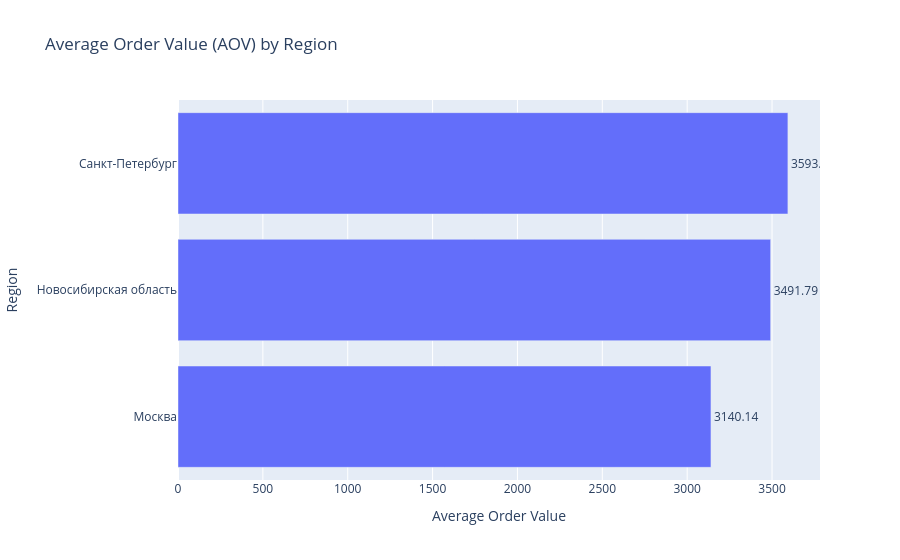

Notebook cell for this chart:
### Code cell
fig = px.bar(
    df.sort_values("aov_region", ascending=True),
    x="aov_region",
    y="region",
    orientation="h",
    title="Average Order Value (AOV) by Region",
    labels={
        "aov_region": "Average Order Value",
        "region": "Region"
    },
    text="aov_region"
)

fig.update_traces(texttemplate="%{text:.2f}", textposition="outside")

fig.show()

### Figure 1 — Plotly figure (JSON) as saved in the notebook; plotly's stock layout.template omitted (floating-point values rounded to 4 significant figures)
{"data": [{"hovertemplate": "Average Order Value=%{text}<br>Region=%{y}<extra></extra>", "legendgroup": "", "marker": {"color": "#636efa", "pattern": {"shape": ""}}, "name": "", "orientation": "h", "showlegend": false, "text": [3140.0, 3492.0, 3593.0], "textposition": "outside", "texttemplate": "%{text:.2f}", "type": "bar", "x": [3140.0, 3492.0, 3593.0], "xaxis": "x", "y": ["Москва", "Новосибирская область", "Санкт-Петербург"], "yaxis": "y"}], "layout": {"barmode": "relative", "legend": {"tracegroupgap": 0}, "title": {"text": "Average Order Value (AOV) by Region"}, "xaxis": {"anchor": "y", "domain": [0, 1], "title": {"text": "Average Order Value"}}, "yaxis": {"anchor": "x", "domain": [0, 1], "title": {"text": "Region"}}}}
